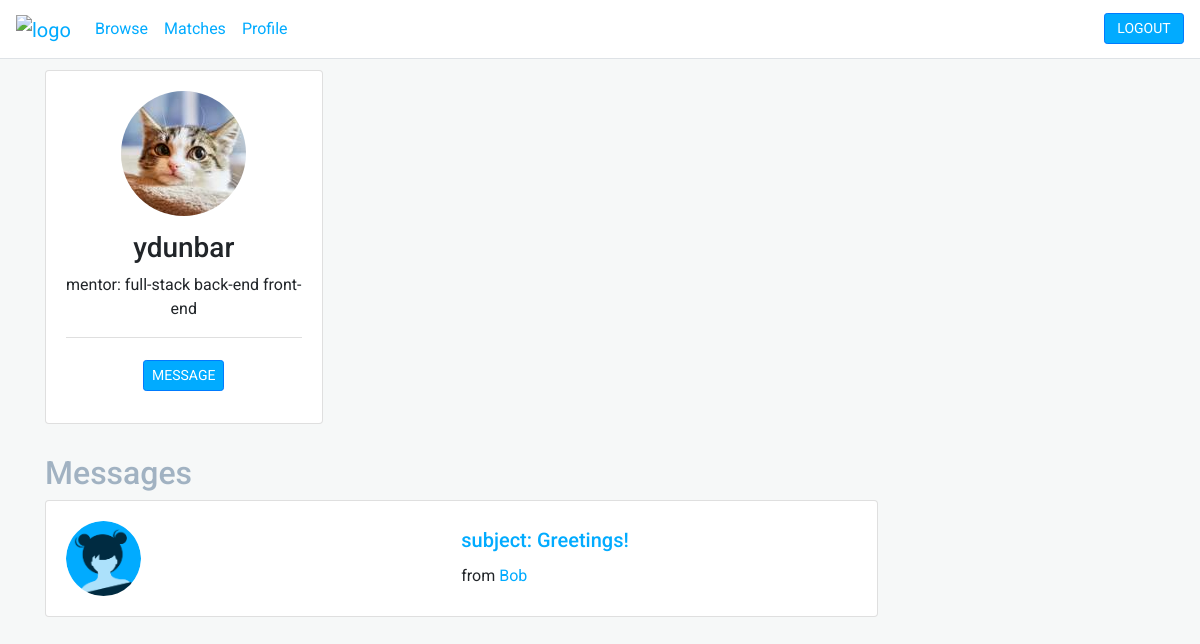
Screenshot of /home (signed in) with the database file from the repository.
### app/models.py (models this page shows, shortened)
class User(db.Model, UserMixin):
    id = db.Column(db.Integer, primary_key=True)
    username = db.Column(db.String(), unique=True, nullable=False)
    email = db.Column(db.String(), unique=True, nullable=False)
    image = db.Column(db.String(), nullable=False, default='default.png')
    password = db.Column(db.String(60))
    posts = db.relationship('Post', backref='author', lazy=True, foreign_keys = 'Post.author_id')
    recieved_posts = db.relationship('Post', backref='recipient', lazy=True, foreign_keys = 'Post.recipient_id')
    roles = db.relationship('Role', backref='user', lazy='dynamic', foreign_keys = 'Role.user_id')

class Role(db.Model):
    id = db.Column(db.Integer, primary_key=True)
    user_id = db.Column(db.Integer, db.ForeignKey('user.id'), nullable=False)
    name = db.Column(db.String(), nullable=False)
    skills = db.relationship('Skill', secondary=skill_role, backref='role', lazy='dynamic')

class Skill(db.Model):
    id = db.Column(db.Integer, primary_key=True)
    name = db.Column(db.String(), unique=True, nullable=False)

class Post(db.Model):
    id = db.Column(db.Integer, primary_key=True)
    title = db.Column(db.String(), unique=True, nullable=False)
    date_posted = db.Column(db.DateTime(), nullable=False, default=datetime.utcnow)
    content = db.Column(db.Text, nullable=False)
    author_id = db.Column(db.Integer, db.ForeignKey('user.id'), nullable=False)
    recipient_id = db.Column(db.Integer, db.ForeignKey('user.id'), nullable=False)

### app/routes.py (the view)
@app.route('/')
@app.route('/home', methods=['GET'])
def home():
    if current_user.is_authenticated:
        posts = Post.query.filter_by(recipient=current_user)
        user = current_user
    else:
        posts = []
        user = False
    return render_template('home.html', posts=posts, user=user)

### app/models.py (called while the page is built)
@login_manager.user_loader
def load_user(user_id):
    return User.query.get(int(user_id))

### app/templates/home.html (shortened to what this page needs)
{% extends 'layout.html' %}
{% block content %}
    <div class="main">
        {% if user %}
            <div class="card w-25 text-center">
                <div class="card-body profile-card">
                    <div>
                        <img class="rounded-circle large-image" src="{{ url_for('static', filename='profile_pictures/' + user.image) }}">
                    </div>
                    <div>
                        <h3 class="card-text">{{ user.username }}</h3>
                        {% for role in user.roles %}
                            <p>
                                <span>{{ role.name }}:</span>
                                {% for skill in role.skills %}
                                    <span>{{ skill.name }}</span>
                                {% endfor %}
                        {% endfor %}
                    </div>
                    <div class="card-footer bg-transparent">
                        <a class="btn btn-primary btn-sm profile-btn" href="{{ url_for('new_post', username = user.username) }}">MESSAGE</a>
                    </div>
                </div>
            </div>
            {% if posts %}
                <div class="messages">
                    <h2>Messages</h2>
                    {% for post in posts %}
                        <div class="card w-75">
                            <div class="card-body message-card">
                                <div class="left">
                                    <img class="rounded-circle small-image" src="{{ url_for('static', filename='profile_pictures/' + post.author.image) }}">
                                </div>
                                <div class="right center">
                                    <div class="centered">
                                        <h5 class="card-title"><a href="{{ url_for('post', id=post.id) }}">subject: {{ post.title }}</a></h5>
                                        <p class="card-text">from <a href="{{ url_for('profile', username = post.author.username) }}">{{ post.author.username }}</a></p>
                                    </div>
                                </div>
                            </div>
                        </div>
                    {% endfor %}
                </div>
            {% endif %}
        {% endif %}
    </div>
{% endblock content %}

### app/static/main.css (style rules this page uses)
body { font-family: 'Roboto', sans-serif; background-color: #F6F8F8; }
body a { color: #01ABFF; }
.main { margin-top: 70px; }
h2 { color: #A1B2C2 }
.btn-primary, .btn-info { color: white !important; }
.btn-primary { background-color: #01ABFF !important;; }
.card { margin-bottom: 30px; }
.small-image { max-width: 75px; }
.large-image { max-width: 125px; margin-bottom: 15px; }
.profile-btn { margin-top: 10px; }
.message-card, .user-card { display: flex; }
.left, .right, .middle { flex: 1; }
.center { position: relative; }
.centered { margin: 0; position: absolute; top: 50%; -ms-transform: translateY(-50%); transform: translateY(-50%); }

### rows the page displays
User: image (picture), username "ydunbar"
Role: name "mentor"
Skill: name "full-stack"
Skill: name "back-end"
Skill: name "front-end"
Post: image (placeholder picture), title "Greetings!", author.username "Bob"
